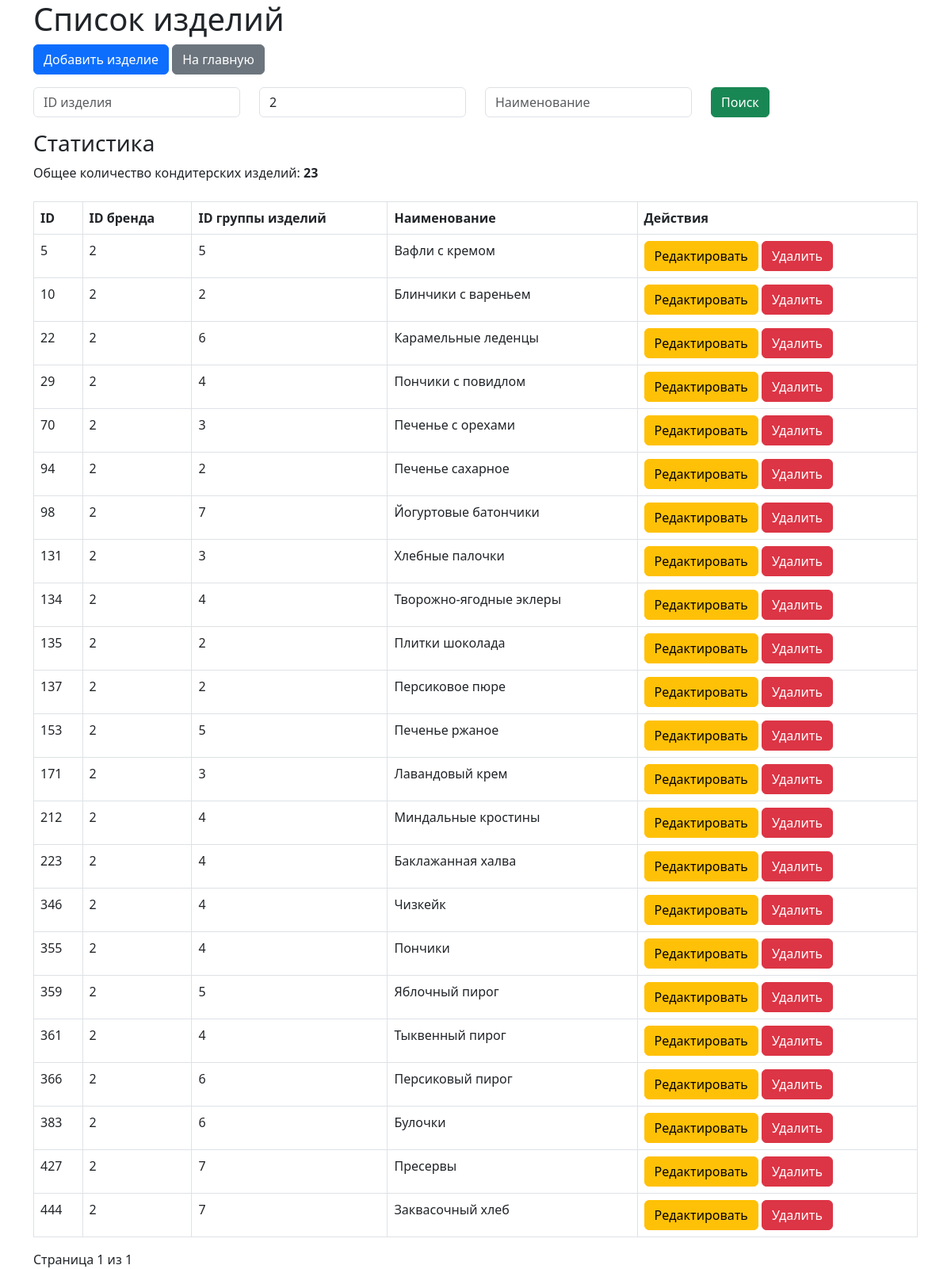
Page /products?brand_id=2 on the earlier database version.
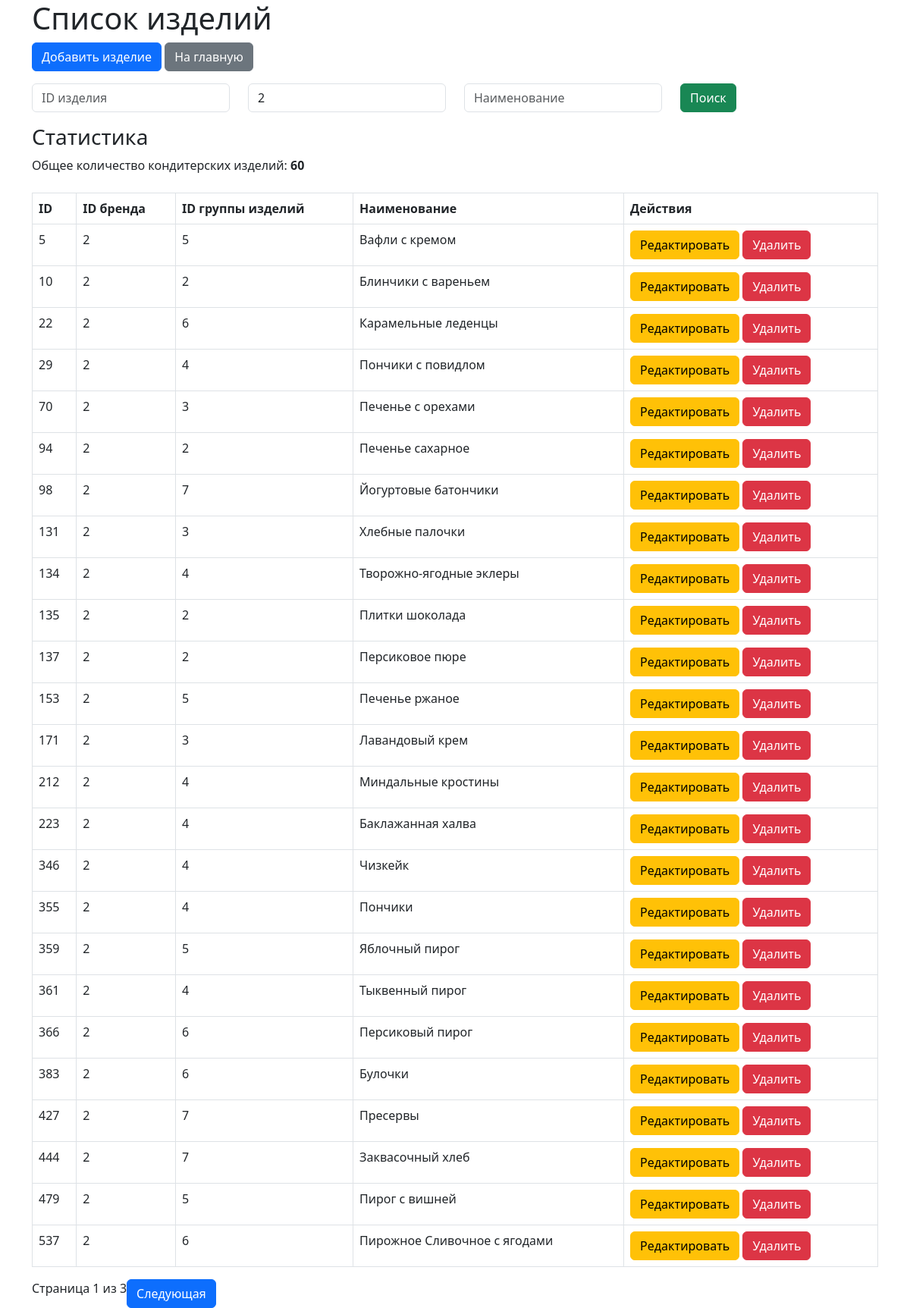
Same page on the later database version.
### models.py (models this page shows)
class Product(db.Model):
    __tablename__  = 'product'
    product_id = db.Column(db.Integer, primary_key=True, autoincrement = True)
    brand_id= db.Column(db.Integer, db.ForeignKey('brand.brand_id'),nullable=False)
    group_id = db.Column(db.Integer, db.ForeignKey('group.group_id'),nullable=False)
    name = db.Column(db.String(255), nullable=False)

### app.py (the view)
@app.route('/products', methods=['GET', 'POST'])
def view_products():
    product_id = request.args.get('product_id', '')
    brand_id = request.args.get('brand_id', '')
    name = request.args.get('name', '')
    page = request.args.get('page', 1, type=int)
    query = Product.query
    if name:
        query = query.filter(Product.name.ilike(f'%{name}%'))
    if product_id:
        query = query.filter(Product.product_id == product_id)
    if brand_id:
        query = query.filter(Product.brand_id == brand_id)
    products = query.paginate(page=page, per_page=25)
    total_products = query.count()
    return render_template('products.html', products=products, name=name, product_id=product_id, brand_id=brand_id,
                           total_products=total_products)

### templates/products.html (shortened to what this page needs)
<!DOCTYPE html>
<html lang="en">
<head>
    <link href="https://cdn.jsdelivr.net/npm/bootstrap@5.3.0/dist/css/bootstrap.min.css" rel="stylesheet">
</head>
<body>
    <div class="container">
        <h1>Список изделий</h1>
        <a href="/products/add" class="btn btn-primary">Добавить изделие</a>
        <a href="/" class="btn btn-secondary">На главную</a>
        <form method="GET" action="{{ url_for('view_products') }}" class="mt-3 mb-3">
            <div class="row">
                <div class="col">
                    <input type="number" name="product_id" class="form-control" placeholder="ID изделия" value="{{ product_id }}">
                </div>
                <div class="col">
                    <input type="number" name="brand_id" class="form-control" placeholder="ID бренда" value="{{ brand_id }}">
                </div>
                <div class="col">
                    <input type="text" name="name" class="form-control" placeholder="Наименование" value="{{ name }}">
                </div>
                <div class="col">
                    <button type="submit" class="btn btn-success">Поиск</button>
                </div>
            </div>
        </form>
        <div class="mb-4">
            <h3>Статистика</h3>
            <p>Общее количество кондитерских изделий: <strong>{{ total_products }}</strong></p>
        </div>
        <table class="table table-bordered">
            <thead>
                <tr>
                    <th>ID</th>
                    <th>ID бренда</th>
                    <th>ID группы изделий</th>
                    <th>Наименование</th>
                    <th>Действия</th>
                </tr>
            </thead>
            <tbody>
                {% for product in products.items %}
                <tr>
                    <td>{{ product.product_id }}</td>
                    <td>{{ product.brand_id }}</td>
                    <td>{{ product.group_id }}</td>
                    <td>{{ product.name }}</td>
                    <td>
                        <a href="{{ url_for('edit_product', product_id=product.product_id) }}" class="btn btn-warning">Редактировать</a>
                        <form method="POST" action="{{ url_for('delete_product', product_id=product.product_id) }}" style="display:inline;">
                            <input type="submit" class="btn btn-danger" value="Удалить" onclick="return confirm('Вы уверены, что хотите удалить это изделие?');">
                        </form>
                    </td>
                </tr>
                {% endfor %}
            </tbody>
        </table>
        <div class="pagination">
            <span>Страница {{ products.page }} из {{ products.pages }}</span>
            {% if products.has_next %}
                <a href="{{ url_for('view_products', page=products.next_num, product_id=product_id, brand_id=brand_id, name=name) }}" class="btn btn-primary">Следующая</a>
            {% endif %}
        </div>
    </div>
</body>
</html>

Differences in the rows shown:
added Product: product_id "479", brand_id "2", group_id "5", name "Пирог с вишней"
added Product: product_id "537", brand_id "2", group_id "6", name "Пирожное Сливочное с ягодами"
Other differences:
{{ total_products }}: "23" → "60"
{{ products.pages }}: "1" → "3"
text now shown: "Следующая"
